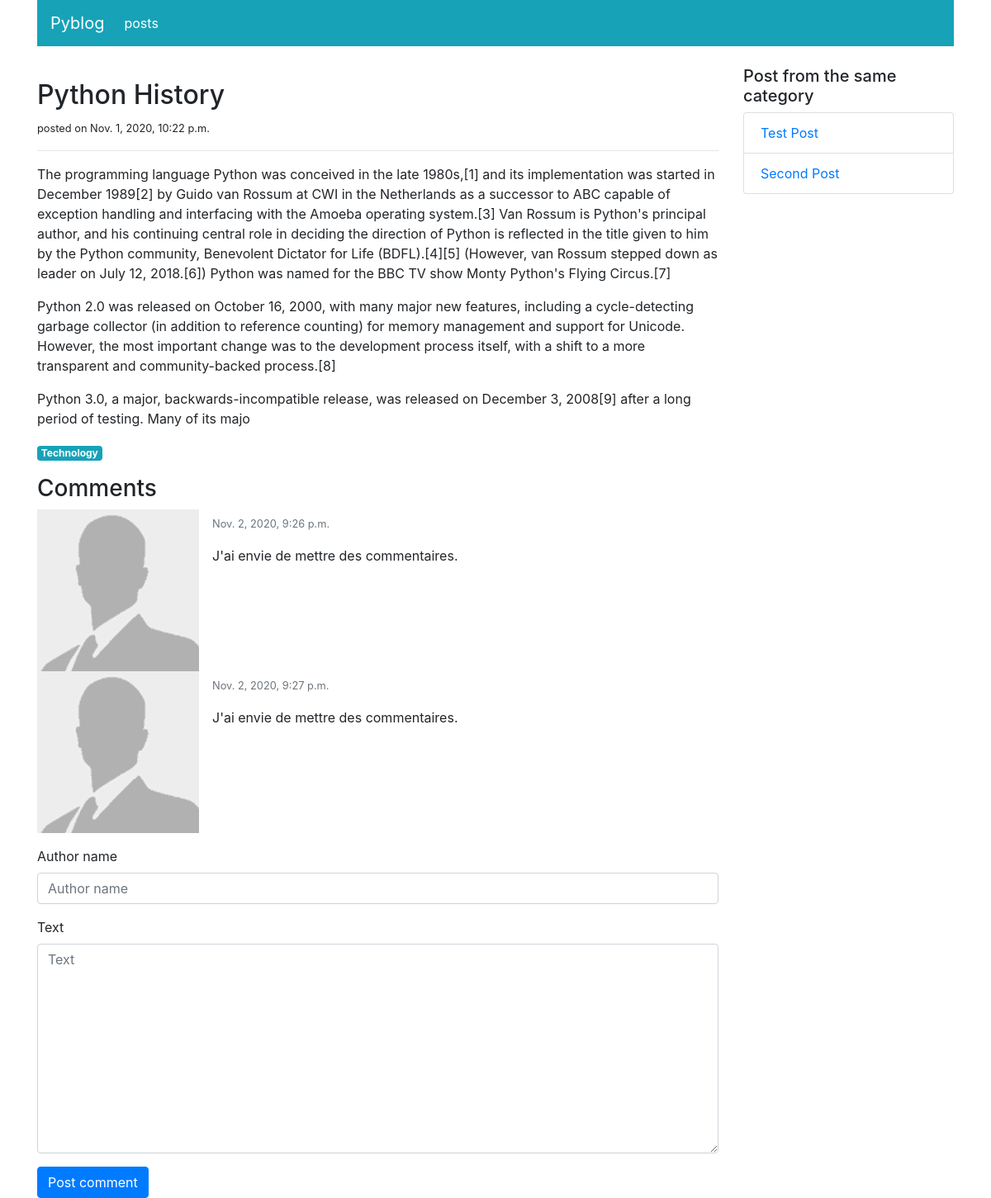
The page /blog/posts/detail/3 on the database as committed earlier.
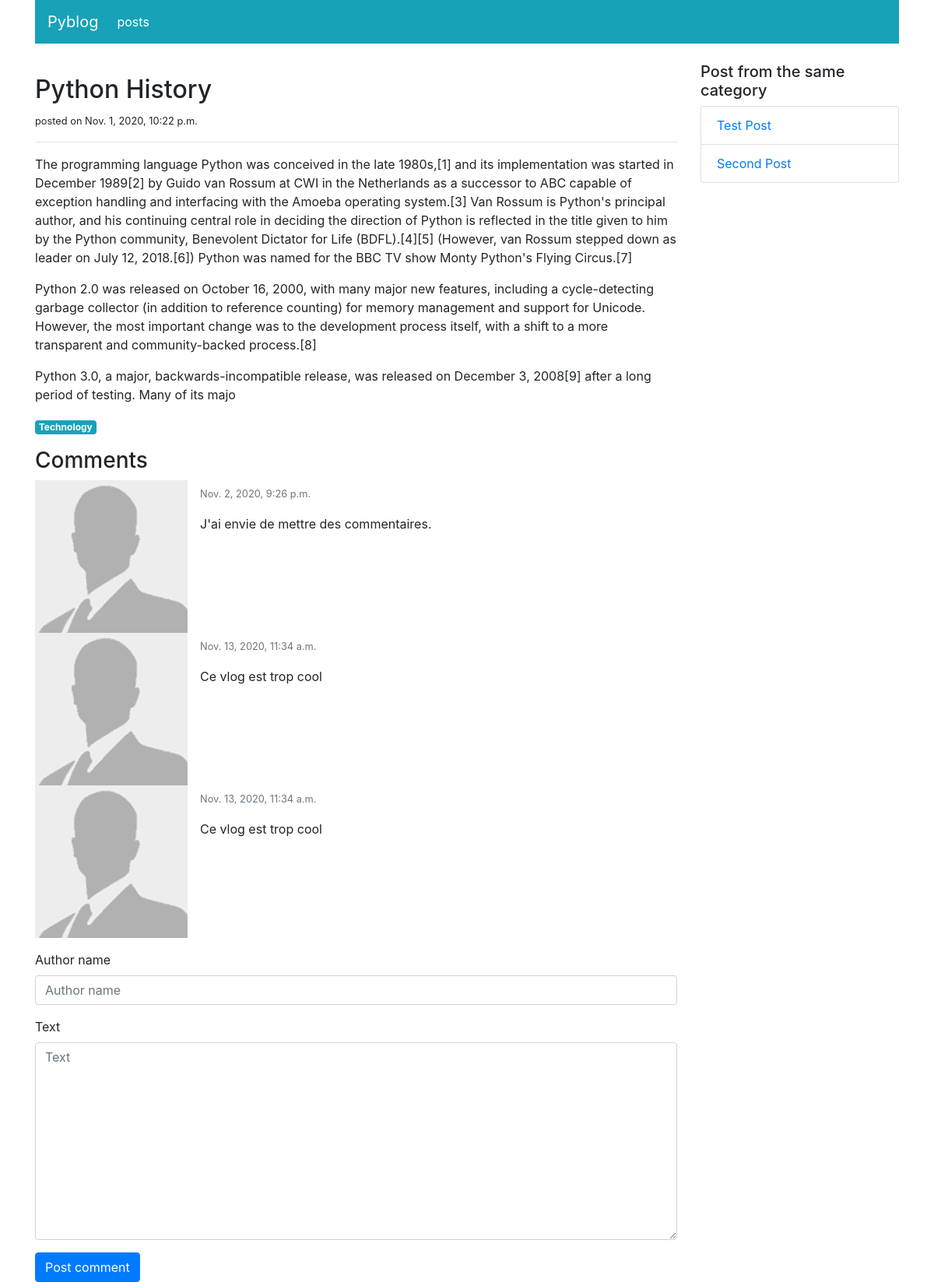
The same page on the database as committed later.
### blog/models.py (models this page shows, shortened)
class Post(models.Model):
    title = models.CharField(max_length=166)
    category = models.ForeignKey('PostCategory',
                                 null=True,
                                 blank=True,
                                 on_delete=models.DO_NOTHING)
    published = models.BooleanField(default=False)
    text = models.TextField(blank=True)
    created_at = models.DateTimeField(auto_now_add=True,null=True)

class PostCategory(models.Model):
    name = models.CharField(max_length=50)
    def slug(self):
        return slugify(self.name)

class Comment(models.Model):
    STATUS_VISIBLE = 'visible'
    STATUS_HIDDEN = 'hidden'
    STATUS_MODERATED = 'moderated'
    STATUS_CHOICES = (
        (STATUS_VISIBLE, 'visible'),
        (STATUS_HIDDEN, 'hidden'),
        (STATUS_MODERATED, 'moderated')
    )
    post = models.ForeignKey('Post', on_delete=models.CASCADE,
                             related_name='comments')
    author_name = models.CharField(max_length=100)
    text = models.TextField()
    status = models.CharField(max_length=20,
                              default=STATUS_VISIBLE,
                              choices=STATUS_CHOICES,
                              )
    moderation_text = models.CharField(max_length=200,blank=True)
    created_at = models.DateTimeField(auto_now_add=True,null=True)

### blog/views.py (the view)
# urls.py: path('posts/detail/<int:post_id>', views.post_detail, name='post_detail'),
def post_detail(request, post_id):
    post = get_object_or_404(Post, pk=post_id)
    post_same_category = Post.objects.filter(published=True, category=post.category) \
        .exclude(pk=post.id)
    comments=post.comments.exclude(status=Comment.STATUS_HIDDEN).order_by('created_at')
    if request.method == 'POST':
        comment_form = CreateCommentForm(request.POST)
        if comment_form.is_valid():
            comment = comment_form.save(commit=False)
            comment.post = post
            comment_form.save()
    else:
        comment_form=CreateCommentForm()
    context = {
        'navigation_items': navigation.navigation_items(navigation.NAV_POSTS),
        'post': post,
        'post_same_category': post_same_category,
        'comments': comments,
        'comment_form': comment_form,
    }
    return render(request, 'blog/post_detail.html', context)

### blog/forms.py
class CreateCommentForm(forms.ModelForm):
    class Meta:
        model = Comment
        fields = ['author_name', 'text']

### blog/navigation.py (called while the page is built)
def navigation_items(selected_item):
    items = []
    for name, url in NAV_ITEMS:
        items.append({
            'name': name,
            'url': url,
            'active': True if selected_item == name else False
        })
    return items

### blog/templates/blog/post_detail.html (shortened to what this page needs)
{% extends 'base.html' %}
{% load static %}
{% load bootstrap4 %}
{% block content %}
<div class="col-sm-9">
    <div class="mt-3">
        <h2>{{ post.title }}</h2>
        <small>posted on {{ post.created_at }}</small>
        <hr>
        <p class="text-muted">
            {{ post.text|linebreaks|safe }}
        </p>
        <a href="{% url 'post_list' post.category.slug %}"
           class="badge badge-info">{{ post.category.name|capfirst }}</a>
    </div>
    <div class="mt-3">
        <h3>Comments</h3>
        <ul class="list-unstyled">
            {% for comment in comments %}
            <li class="media">
                <img class="mr-3" src="{% static 'img/user-placeholder.png' %}">
                <div class="media-body">
                    <p>
                        <small class="text-muted">{{ comment.created_at }}</small>
                    </p>
                    <p>
                        {% if comment.status == 'moderated' %}
                        <span class="font-weight-light font-italic text-muted">
                        [[Moderated comment: {{ comment.moderation_text }}]]
                    </span>
                        {% else %}
                        {{ comment.text }}
                        {% endif %}
                    </p>
                </div>
            </li>
            {% empty %}
            <li class="media">No comment yet</li>
            {% endfor %}
        </ul>
        <form action="{% url 'post_detail' post.pk %}" method="post" class="form">
            {% bootstrap_form comment_form %}
            {% buttons %}
            <button type="submit" class="btn btn-primary">Post comment</button>
            {% endbuttons %}
        </form>
    </div>
</div>
<div class="col-sm-3">
    <h5>Post from the same category</h5>
    <ul class="list-group">
        {% for post in post_same_category %}
        <li class="list-group-item">
            <a href="{% url 'post_detail' post.pk %}">
                {{ post.title|truncatewords:4 }}
            </a>
        </li>
        {% empty %}
        This is the only post for this category
        {% endfor %}
    </ul>
</div>
{% endblock content %}

### templates/base.html (shortened to what this page needs)
<!DOCTYPE html>
{% load static %}
<html lang="en">
<head>
    <link rel="stylesheet" href="{% static 'css/bootstrap.min.css'%}">
</head>
<body>
<div class="container">
    <nav class="navbar sticky-top navbar-expand-md navbar-dark bg-info">
        <a class="navbar-brand" href="{% url 'home' %}">Pyblog</a>
        <div class="collapse navbar-collapse" id="navbar">
            <ul class="navbar-nav mr-auto">
                {% for item in navigation_items %}
                <li class="nav-item {% if item.active %}active{% endif %}">
                    <a class="nav-link" href="{{ item.url }}">{{ item.name }}</a>
                </li>
                {% endfor %}
            </ul>
        </div>
    </nav>
    <div class="row mt-4">
        {% block content%} Please override this block! {% endblock%}
    </div>
</div>
</body>
</html>

Rows that differ between the two databases and show on the page:
no longer on this page (row edited): Comment: created_at "Nov. 2, 2020, 9:27 p.m.", text "J'ai envie de mettre des commentaires."
added Comment: created_at "Nov. 13, 2020, 11:34 a.m.", text "Ce vlog est trop cool"
added Comment: created_at "Nov. 13, 2020, 11:34 a.m.", text "Ce vlog est trop cool"
